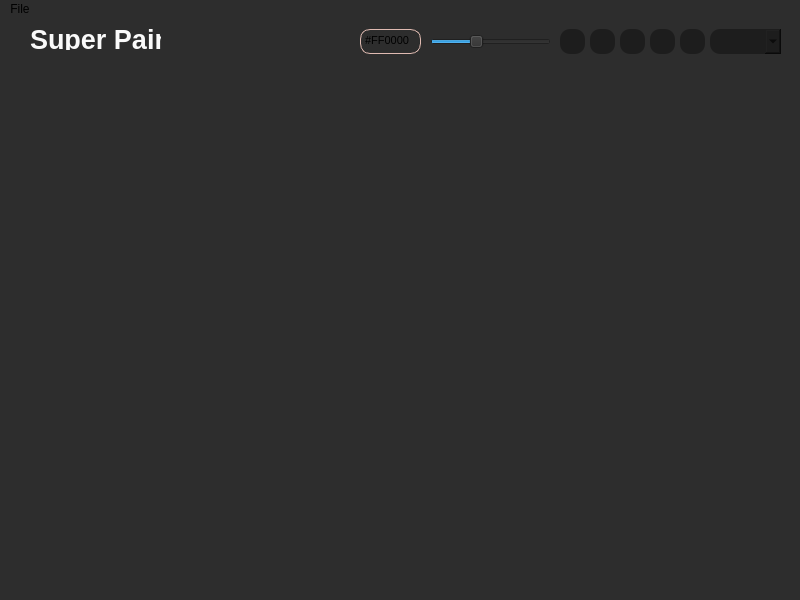
<?xml version="1.0" encoding="UTF-8"?>
<ui version="4.0">
 <class>MainWindow</class>
 <widget class="QMainWindow" name="MainWindow">
  <property name="geometry">
   <rect>
    <x>0</x>
    <y>0</y>
    <width>800</width>
    <height>600</height>
   </rect>
  </property>
  <property name="windowTitle">
   <string>MainWindow</string>
  </property>
  <property name="styleSheet">
   <string notr="true">background-color: #2d2d2d;</string>
  </property>
  <widget class="QWidget" name="centralwidget">
   <widget class="QLabel" name="label">
    <property name="geometry">
     <rect>
      <x>30</x>
      <y>10</y>
      <width>131</width>
      <height>21</height>
     </rect>
    </property>
    <property name="font">
     <font>
      <pointsize>20</pointsize>
      <weight>75</weight>
      <bold>true</bold>
     </font>
    </property>
    <property name="styleSheet">
     <string notr="true">color:#fafafa;</string>
    </property>
    <property name="text">
     <string>Super Paint</string>
    </property>
   </widget>
   <widget class="QTextEdit" name="txtColor">
    <property name="geometry">
     <rect>
      <x>360</x>
      <y>10</y>
      <width>61</width>
      <height>25</height>
     </rect>
    </property>
    <property name="styleSheet">
     <string notr="true">border: 1px solid #DFBAB1;
border-radius: 10px;</string>
    </property>
    <property name="html">
     <string>&lt;!DOCTYPE HTML PUBLIC &quot;-//W3C//DTD HTML 4.0//EN&quot; &quot;http://www.w3.org/TR/REC-html40/strict.dtd&quot;&gt;
&lt;html&gt;&lt;head&gt;&lt;meta name=&quot;qrichtext&quot; content=&quot;1&quot; /&gt;&lt;style type=&quot;text/css&quot;&gt;
p, li { white-space: pre-wrap; }
&lt;/style&gt;&lt;/head&gt;&lt;body style=&quot; font-family:'MS Shell Dlg 2'; font-size:8pt; font-weight:400; font-style:normal;&quot;&gt;
&lt;p style=&quot; margin-top:0px; margin-bottom:0px; margin-left:0px; margin-right:0px; -qt-block-indent:0; text-indent:0px;&quot;&gt;#FF0000&lt;/p&gt;&lt;/body&gt;&lt;/html&gt;</string>
    </property>
   </widget>
   <widget class="QPushButton" name="btnPincel">
    <property name="geometry">
     <rect>
      <x>560</x>
      <y>10</y>
      <width>25</width>
      <height>25</height>
     </rect>
    </property>
    <property name="styleSheet">
     <string notr="true">background-color:#1d1d1d;
border: none;
border-radius: 10px;</string>
    </property>
    <property name="text">
     <string/>
    </property>
    <property name="icon">
     <iconset>
      <normaloff>../icons/brush.png</normaloff>../icons/brush.png</iconset>
    </property>
   </widget>
   <widget class="QPushButton" name="btnBorrador">
    <property name="geometry">
     <rect>
      <x>590</x>
      <y>10</y>
      <width>25</width>
      <height>25</height>
     </rect>
    </property>
    <property name="styleSheet">
     <string notr="true">background-color:#1d1d1d;
border: none;
border-radius: 10px;</string>
    </property>
    <property name="text">
     <string/>
    </property>
    <property name="icon">
     <iconset>
      <normaloff>../icons/eraser.png</normaloff>../icons/eraser.png</iconset>
    </property>
   </widget>
   <widget class="QPushButton" name="btnCuadro">
    <property name="geometry">
     <rect>
      <x>620</x>
      <y>10</y>
      <width>25</width>
      <height>25</height>
     </rect>
    </property>
    <property name="styleSheet">
     <string notr="true">background-color:#1d1d1d;
border: none;
border-radius: 10px;</string>
    </property>
    <property name="text">
     <string/>
    </property>
    <property name="icon">
     <iconset>
      <normaloff>../icons/square.png</normaloff>../icons/square.png</iconset>
    </property>
   </widget>
   <widget class="QPushButton" name="btnLinea">
    <property name="geometry">
     <rect>
      <x>650</x>
      <y>10</y>
      <width>25</width>
      <height>25</height>
     </rect>
    </property>
    <property name="styleSheet">
     <string notr="true">background-color:#1d1d1d;
border: none;
border-radius: 10px;</string>
    </property>
    <property name="text">
     <string/>
    </property>
    <property name="icon">
     <iconset>
      <normaloff>../icons/line.png</normaloff>../icons/line.png</iconset>
    </property>
   </widget>
   <widget class="QPushButton" name="btnGuardar">
    <property name="geometry">
     <rect>
      <x>680</x>
      <y>10</y>
      <width>25</width>
      <height>25</height>
     </rect>
    </property>
    <property name="styleSheet">
     <string notr="true">background-color:#1d1d1d;
border: none;
border-radius: 10px;</string>
    </property>
    <property name="text">
     <string/>
    </property>
    <property name="icon">
     <iconset>
      <normaloff>../icons/save.png</normaloff>../icons/save.png</iconset>
    </property>
   </widget>
   <widget class="QComboBox" name="comboDibujos">
    <property name="geometry">
     <rect>
      <x>710</x>
      <y>10</y>
      <width>71</width>
      <height>25</height>
     </rect>
    </property>
    <property name="styleSheet">
     <string notr="true">background-color:#1d1d1d;
border: none;
border-radius: 10px;</string>
    </property>
   </widget>
   <widget class="QSlider" name="slider">
    <property name="geometry">
     <rect>
      <x>430</x>
      <y>15</y>
      <width>121</width>
      <height>16</height>
     </rect>
    </property>
    <property name="minimum">
     <number>1</number>
    </property>
    <property name="maximum">
     <number>80</number>
    </property>
    <property name="value">
     <number>30</number>
    </property>
    <property name="orientation">
     <enum>Qt::Horizontal</enum>
    </property>
   </widget>
   <widget class="QWidget" name="widget" native="true">
    <property name="geometry">
     <rect>
      <x>60</x>
      <y>60</y>
      <width>600</width>
      <height>600</height>
     </rect>
    </property>
   </widget>
  </widget>
  <widget class="QMenuBar" name="menubar">
   <property name="geometry">
    <rect>
     <x>0</x>
     <y>0</y>
     <width>800</width>
     <height>18</height>
    </rect>
   </property>
   <widget class="QMenu" name="menuFile">
    <property name="title">
     <string>File</string>
    </property>
    <addaction name="actionOpen"/>
   </widget>
   <addaction name="menuFile"/>
  </widget>
  <widget class="QStatusBar" name="statusbar"/>
  <action name="actionOpen">
   <property name="text">
    <string>Open</string>
   </property>
  </action>
 </widget>
 <resources/>
 <connections/>
</ui>
